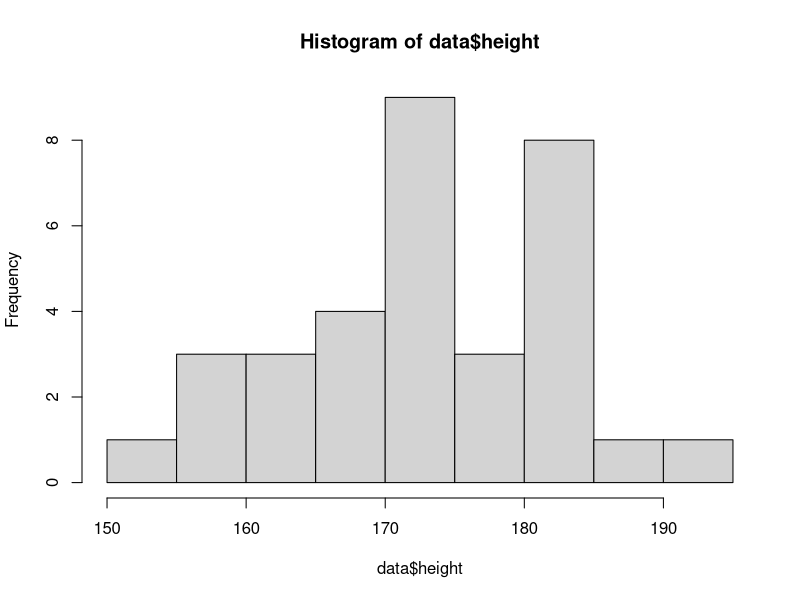
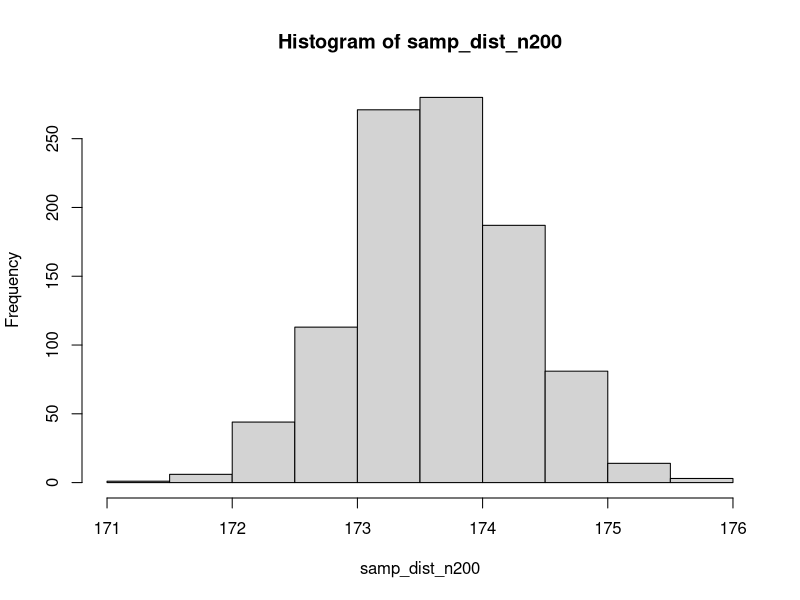
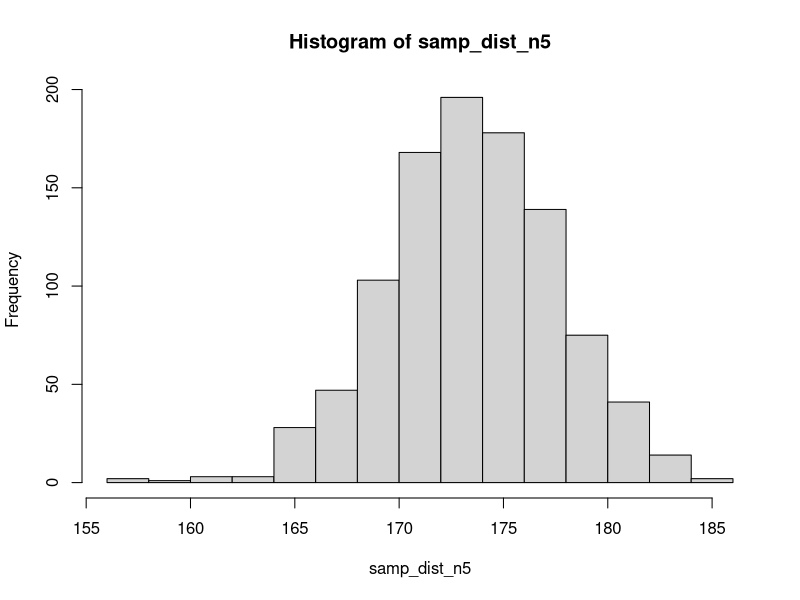
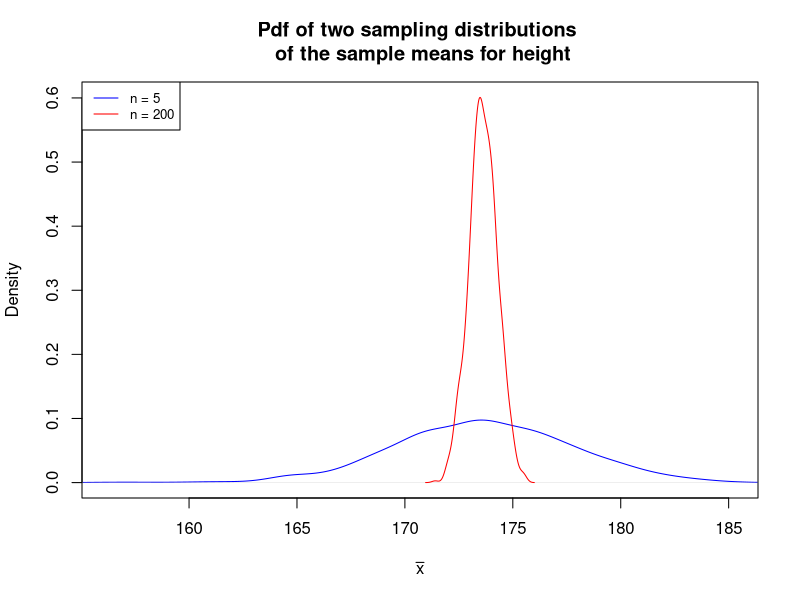
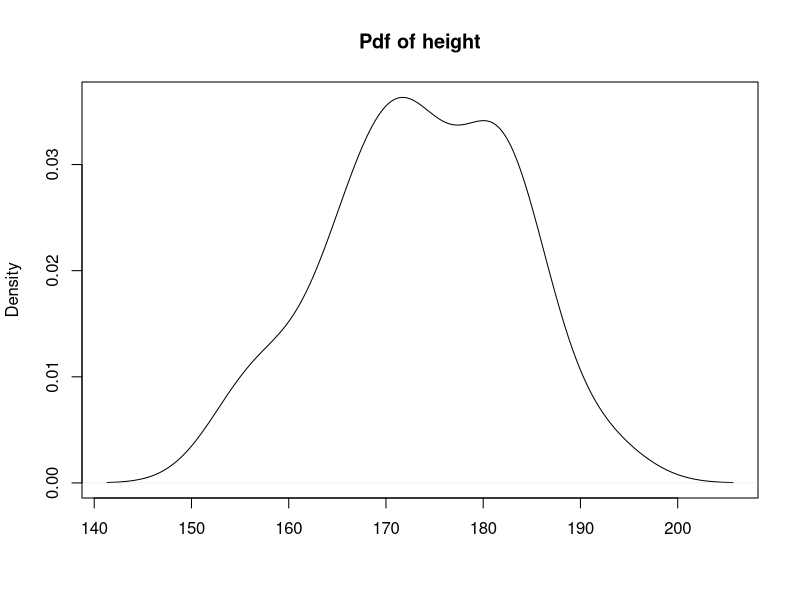

The R script that drew these images, in order:
#######################
# Inference: A Reminder
#######################

# working on height data from ASDS class
# try plot qnorm sx vs qnorm sigma
# fix data - mean should be 173, not 173.6 (check 18* -> 16*)

## import our data
data <- read.csv("Data/height.csv")

## REMEMBER: our data are drawn from a sample!
(x_bar <- mean(data$height)) # not == mu (μ)

## REMEMBER: the standard deviation of a sample (sx) is different 
## to the standard deviation of a population (sigma σ): the denominator 
## is degrees of freedom (n -1), not n.
n<-length(data$height)
(sd_pop <- sqrt(
  sum(
    (data$height - x_bar)^2)
  /n)) # formula for the standard deviation ie /n

#(sd_pop <- sqrt(
#  sum(
#    (data$height - mean(data$height))^2)
#  /length(data$height))) # formula for the standard deviation ie /n

# sample standard deviation

(sd_samp <- sd(data$height)) # the sd() function for a sample ie /(n-1)

sd_pop == sd_samp # these two are not the same

## The distribution of our sample
hist(data$height)

## The *sampling distribution of the sample means* 
## (using bootstrapping)

# A bootstrap sample is made by randomly sampling from our
# existing sample WITH replacement.
(a_bootstrap_sample <- sample(data$height, 
                              size = 200, 
                              replace = TRUE))

print(mean(a_bootstrap_sample))

mean(a_bootstrap_sample) == x_bar # note that the means are different!

# We can create a sampling distribution of the sampling means
# using repeated bootstrapping. In the first example, we use
# a parameter of n = 200
samp_dist_n200 <- vector(mode = "double", length = 1000)
for (i in 1:1000){
  samp_dist_n200[i] <- mean(sample(data$height, size = 200, replace = TRUE))
}
  
hist(samp_dist_n200)
mean(samp_dist_n200)

# Next we use a parameter of n = 5
samp_dist_n5 <- vector(mode = "double", length = 1000)
for (i in 1:1000){
  samp_dist_n5[i] <- mean(sample(data$height, size = 5, replace = TRUE))
}

hist(samp_dist_n5)
mean(samp_dist_n5)

# Notice that the mean for each is similar, but the distribution
# looks different.
plot(density(samp_dist_n5),
     xlim = c(min(samp_dist_n5), max(samp_dist_n5)),
     ylim = c(0, max(density(samp_dist_n200)$y)),
     col = "blue",
     main = "Pdf of two sampling distributions \n of the sample means for height",
     xlab = bquote(bar(x))
)
lines(density(samp_dist_n200), col = "red")
legend("topleft", 
       legend = c("n = 5", "n = 200"), 
       col = c("blue", "red"),
       lty = 1,
       cex = 0.8)

# Compare with the pdf of the raw sample values
plot(density(data$height),
     main = "Pdf of height",
     xlab = "")

## Inferring from our data
# When calculating *confidence intervals* from our sample, we're in effect
# taking the probability density function of the sampling distribution of 
# the sample means for our sample size, n, and working out between what 
# values of x bar 90 percent (or 95 percent, etc.) of our data lie. 

# In practice, we use the central limit theorem to help us calculate this. 
# This states that the mean of the sampling distribution of the mean is the
# same as the population mean, and that the standard error (the standard
# deviation of the sampling distribution of the mean) is equal to the 
# population standard deviation divided by the square root of the sample
# size.

# Because we can use statistics from our sample to *infer* parameters from
# our population, we don't need to bootstrap: we just need to use the 
# mathematical formula which underlies the distribution which we're modelling
# (in this case the normal distribution) to find the area under the curve.

# Fortunately, R has a set of functions which calculate for us the area 
# under the curve.

CI_lower <- qnorm(0.05, 
                  mean = mean(data$height), 
                  sd = (sd(data$height)/sqrt(length(data$height))) # the equation for the standard error of the mean
                  )

CI_upper <- qnorm(0.95,
                  mean = mean(data$height),
                  sd = (sd(data$height)/sqrt(length(data$height)))
                  )

# In the code above, we use the standard deviation of our sample as our 
# best estimate of the standard deviation of the population.
matrix(c(CI_lower, CI_upper), ncol = 2,
       dimnames = list("",c("Lower", "Upper")))

# 90% confidence, ie 5% to 95%
# if repeat sampling, expect means to fall in range 90% of the time